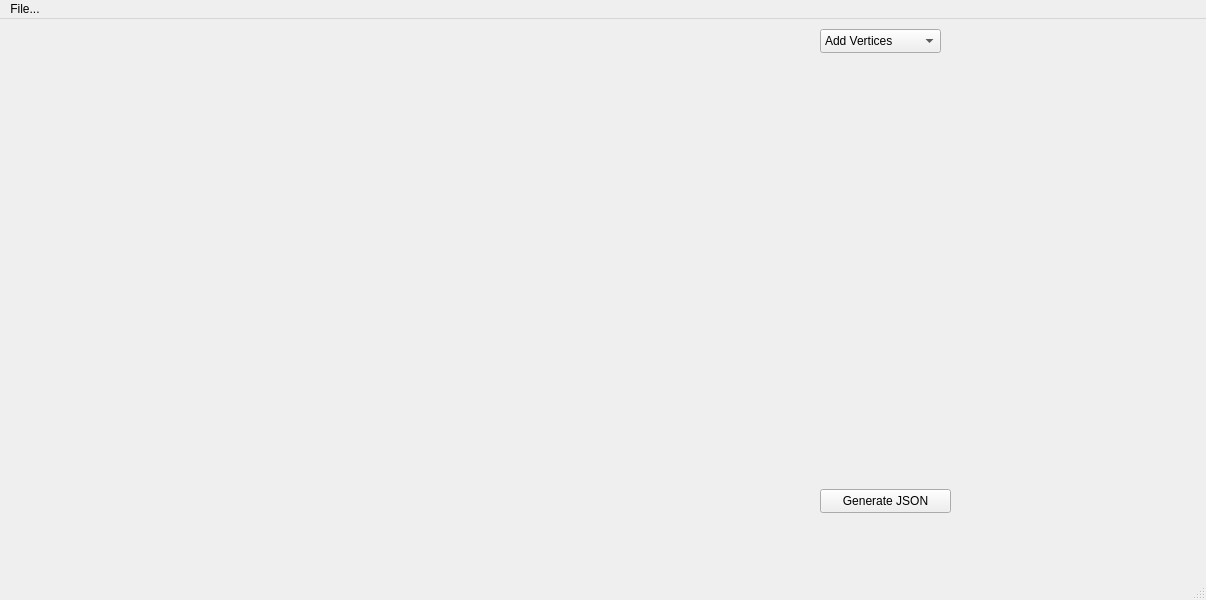
<?xml version="1.0" encoding="UTF-8"?>
<ui version="4.0">
 <class>MainWindow</class>
 <widget class="QMainWindow" name="MainWindow">
  <property name="geometry">
   <rect>
    <x>0</x>
    <y>0</y>
    <width>1206</width>
    <height>600</height>
   </rect>
  </property>
  <property name="windowTitle">
   <string>MainWindow</string>
  </property>
  <widget class="QWidget" name="centralwidget">
   <widget class="DrawingArea" name="widget" native="true">
    <property name="geometry">
     <rect>
      <x>10</x>
      <y>10</y>
      <width>800</width>
      <height>600</height>
     </rect>
    </property>
   </widget>
   <widget class="QComboBox" name="comboBox">
    <property name="geometry">
     <rect>
      <x>820</x>
      <y>10</y>
      <width>121</width>
      <height>24</height>
     </rect>
    </property>
    <item>
     <property name="text">
      <string>Add Vertices</string>
     </property>
    </item>
    <item>
     <property name="text">
      <string>Add Edges</string>
     </property>
    </item>
   </widget>
   <widget class="QPushButton" name="jsonButton">
    <property name="geometry">
     <rect>
      <x>820</x>
      <y>470</y>
      <width>131</width>
      <height>24</height>
     </rect>
    </property>
    <property name="text">
     <string>Generate JSON</string>
    </property>
   </widget>
  </widget>
  <widget class="QMenuBar" name="menubar">
   <property name="geometry">
    <rect>
     <x>0</x>
     <y>0</y>
     <width>1206</width>
     <height>21</height>
    </rect>
   </property>
   <widget class="QMenu" name="menuFile">
    <property name="title">
     <string>File...</string>
    </property>
    <addaction name="actionNew_Graph"/>
   </widget>
   <addaction name="menuFile"/>
  </widget>
  <widget class="QStatusBar" name="statusbar"/>
  <action name="actionNew_Graph">
   <property name="text">
    <string>New Graph</string>
   </property>
  </action>
 </widget>
 <customwidgets>
  <customwidget>
   <class>DrawingArea</class>
   <extends>QWidget</extends>
   <header>drawingarea.h</header>
   <container>1</container>
   <slots>
    <slot>slotModeChanged(QString)</slot>
    <slot>slotSaveToFile()</slot>
    <slot>slotNewFile()</slot>
   </slots>
  </customwidget>
 </customwidgets>
 <resources/>
 <connections>
  <connection>
   <sender>comboBox</sender>
   <signal>currentIndexChanged(QString)</signal>
   <receiver>widget</receiver>
   <slot>slotModeChanged(QString)</slot>
   <hints>
    <hint type="sourcelabel">
     <x>880</x>
     <y>42</y>
    </hint>
    <hint type="destinationlabel">
     <x>409</x>
     <y>330</y>
    </hint>
   </hints>
  </connection>
  <connection>
   <sender>jsonButton</sender>
   <signal>clicked()</signal>
   <receiver>widget</receiver>
   <slot>slotSaveToFile()</slot>
   <hints>
    <hint type="sourcelabel">
     <x>885</x>
     <y>502</y>
    </hint>
    <hint type="destinationlabel">
     <x>409</x>
     <y>330</y>
    </hint>
   </hints>
  </connection>
  <connection>
   <sender>actionNew_Graph</sender>
   <signal>triggered()</signal>
   <receiver>widget</receiver>
   <slot>slotNewFile()</slot>
   <hints>
    <hint type="sourcelabel">
     <x>-1</x>
     <y>-1</y>
    </hint>
    <hint type="destinationlabel">
     <x>409</x>
     <y>330</y>
    </hint>
   </hints>
  </connection>
 </connections>
</ui>
